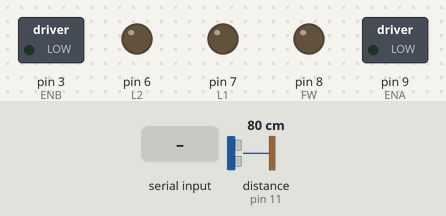
Bench run of a sketch on a simulated Arduino Uno, built with avr-gcc and run on an emulated ATmega328P. Parts: switched loads named in the sketch (green lamp = pin HIGH), output pins drawn as LEDs (lit = HIGH). Inputs (shaded band) come from the test bench; at power-on: distance to the obstacle (sensor on pin 11) 80 cm. The echo pulse lasts 58.3 µs per cm; pins used as bus, display or sensor lines are not drawn.

Above: at 1.2 s.
1.3 s: "90,45\n" received over Serial
At 1.38 s:
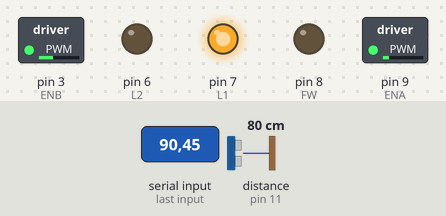
2.9 s: "200\n" received over Serial
At 4.4 s:
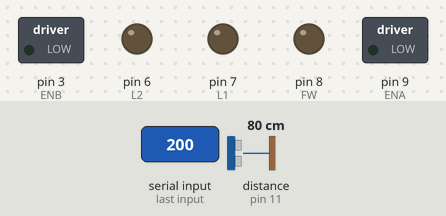
Timing chart, 0 to 5.9 s (numbered marks = the images above; inputs shaded):
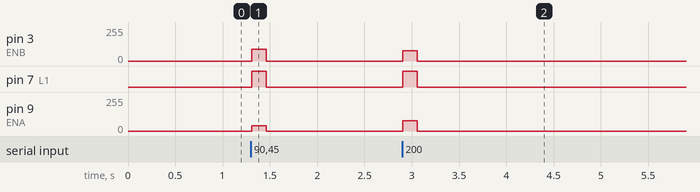

Measured:
- after the input at 1.3 s, pin 3 (ENB): 0/255 → 89/255 at once, → 0/255 0.15 s later; pin 7 (L1): LOW → HIGH at once, → LOW 0.15 s later; pin 9 (ENA): 0/255 → 38/255 at once, → 0/255 0.15 s later
- after the input at 2.9 s, pin 3 (ENB), pin 9 (ENA): 0/255 → 76/255 at once, → 0/255 0.15 s later; pin 7 (L1): LOW → HIGH at once, → LOW 0.15 s later

The sketch:

main.ino
```cpp
#include <NewPing.h>

#define TRIGGER_PIN 10
#define ECHO_PIN 11
#define MAX_DIST 60

int distance;
NewPing sonar(TRIGGER_PIN, ECHO_PIN, MAX_DIST);

const int L1 = 7;
const int L2 = 6;
const int R1 = 5;
const int R2 = 4;
const int ENA = 9; //ENA and ENB are connected where the jumper is, the jumper makes the motors go max speed
const int ENB = 3;

const int FW = 8;

int x;
int y;
String sx, sy;
String data;

//Function prototypes
String getValue(String data, char separator, int index);
void moveForward(void);
void turnLeft(void);
void turnRight(void);
void stopCar(void);
void searchBall(void);

unsigned int Speed = 60;

int x_boundary_1 = 110;
int x_boundary_2 = 210;
int y_boundary = 130;


void setup() {
  Serial.begin(9600);
  Serial.setTimeout(2); // 2 ms timeout response


  pinMode(L1,OUTPUT);
  pinMode(L2,OUTPUT);
  pinMode(R1,OUTPUT);
  pinMode(R2,OUTPUT);
  pinMode(ENA,OUTPUT);
  pinMode(ENB,OUTPUT);
  pinMode(FW,OUTPUT);


}

void loop() {
  distance = sonar.ping_cm();

  while(distance < MAX_DIST && distance > 1){
        stopCar();
        distance = sonar.ping_cm();
    }


  if (Serial.available() > 0){
      data = Serial.readString(); // Read string
      sx = getValue(data,'.',0);
      sy = getValue(data,'.',1);
      x = sx.toInt();
      y = sy.toInt();

      if(x > x_boundary_2){
        speedControl(35,15);
        if(y > y_boundary){
          digitalWrite(FW, HIGH);
        }
        else{
          digitalWrite(FW, LOW);
        }
      }

      if(x < x_boundary_1){
        speedControl(15,35);
        if(y > y_boundary){
          digitalWrite(FW, HIGH);
        }
        else{
          digitalWrite(FW, LOW);
        }
      }

      else{
        speedControl(30,30);
        if(y > y_boundary){
          digitalWrite(FW, HIGH);
        }
        else{
          digitalWrite(FW, LOW);
        }
      }
   }
  else{

    stopCar();
  }


}


void moveForward(void){
  digitalWrite(L1,HIGH);
  digitalWrite(L2,LOW);
  digitalWrite(R1,HIGH);
  digitalWrite(R2,LOW);

  analogWrite(ENA,Speed);
  analogWrite(ENB,Speed);
  delay(1000);
}

void turnLeft(void){
  digitalWrite(L1,HIGH);
  digitalWrite(L2,LOW);
  digitalWrite(R1,HIGH);
  digitalWrite(R2,LOW);

  analogWrite(ENA,Speed-15);
  analogWrite(ENB,Speed+30);
}

void turnRight(void){
  stopCar();
  digitalWrite(L1,HIGH);
  digitalWrite(L2,LOW);
  digitalWrite(R1,HIGH);
  digitalWrite(R2,LOW);

  analogWrite(ENA,Speed+30);
  analogWrite(ENB,Speed-15);


}

void stopCar(void){
  digitalWrite(L1,LOW);
  digitalWrite(L2,LOW);
  digitalWrite(R1,LOW);
  digitalWrite(R2,LOW);
  digitalWrite(FW, LOW);

  analogWrite(ENA,0);
  analogWrite(ENB,0);

}


void searchBall(void){
  digitalWrite(L1,HIGH);
  digitalWrite(L2,LOW);
  digitalWrite(R1,LOW);
  digitalWrite(R2,HIGH);

  analogWrite(ENA,Speed);
  analogWrite(ENB,Speed);
}


void speedControl(int A, int B){

  digitalWrite(L1,HIGH);
  digitalWrite(L2,LOW);
  digitalWrite(R1,HIGH);
  digitalWrite(R2,LOW);

  analogWrite(ENA,A = A*2.55);
  analogWrite(ENB,B = B*2.55);
  delay(150);
}


String getValue(String data, char separator, int index)
{
    int found = 0;
    int strIndex[] = { 0, -1 };
    int maxIndex = data.length() - 1;

    for (int i = 0; i <= maxIndex && found <= index; i++) {
        if (data.charAt(i) == separator || i == maxIndex) {
            found++;
            strIndex[0] = strIndex[1] + 1;
            strIndex[1] = (i == maxIndex) ? i+1 : i;
        }
    }
    return found > index ? data.substring(strIndex[0], strIndex[1]) : "";
}
```
